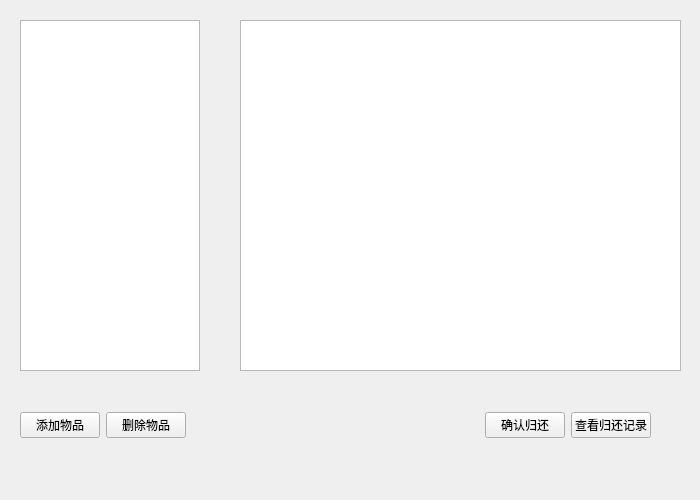
<?xml version="1.0" encoding="UTF-8"?>
<ui version="4.0">
 <class>goods_record_show</class>
 <widget class="QWidget" name="goods_record_show">
  <property name="geometry">
   <rect>
    <x>0</x>
    <y>0</y>
    <width>700</width>
    <height>500</height>
   </rect>
  </property>
  <property name="windowTitle">
   <string>Form</string>
  </property>
  <widget class="QTableView" name="tableView_goodrecord">
   <property name="geometry">
    <rect>
     <x>240</x>
     <y>20</y>
     <width>441</width>
     <height>351</height>
    </rect>
   </property>
   <attribute name="horizontalHeaderStretchLastSection">
    <bool>true</bool>
   </attribute>
   <attribute name="verticalHeaderVisible">
    <bool>false</bool>
   </attribute>
  </widget>
  <widget class="QTableView" name="tableView_goods">
   <property name="geometry">
    <rect>
     <x>20</x>
     <y>20</y>
     <width>180</width>
     <height>351</height>
    </rect>
   </property>
   <attribute name="horizontalHeaderDefaultSectionSize">
    <number>58</number>
   </attribute>
   <attribute name="horizontalHeaderStretchLastSection">
    <bool>true</bool>
   </attribute>
   <attribute name="verticalHeaderVisible">
    <bool>false</bool>
   </attribute>
  </widget>
  <widget class="QWidget" name="horizontalLayoutWidget">
   <property name="geometry">
    <rect>
     <x>20</x>
     <y>400</y>
     <width>631</width>
     <height>51</height>
    </rect>
   </property>
   <layout class="QHBoxLayout" name="horizontalLayout">
    <item>
     <widget class="QPushButton" name="pushButton_addgoods">
      <property name="text">
       <string>添加物品</string>
      </property>
     </widget>
    </item>
    <item>
     <widget class="QPushButton" name="pushButton_2_deletegoods">
      <property name="text">
       <string>删除物品</string>
      </property>
     </widget>
    </item>
    <item>
     <spacer name="horizontalSpacer">
      <property name="orientation">
       <enum>Qt::Horizontal</enum>
      </property>
      <property name="sizeHint" stdset="0">
       <size>
        <width>40</width>
        <height>20</height>
       </size>
      </property>
     </spacer>
    </item>
    <item>
     <widget class="QPushButton" name="pushButton_back">
      <property name="text">
       <string>确认归还</string>
      </property>
     </widget>
    </item>
    <item>
     <widget class="QPushButton" name="pushButton_scan_goodshistory">
      <property name="text">
       <string>查看归还记录</string>
      </property>
     </widget>
    </item>
   </layout>
  </widget>
 </widget>
 <resources/>
 <connections/>
</ui>
